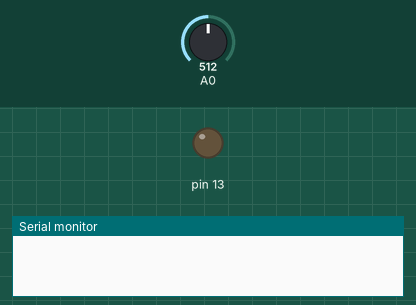
This sketch was run on a simulated Arduino Uno, built with avr-gcc and run on an emulated ATmega328P. On the bench: output pins drawn as LEDs (lit = HIGH), the last lines printed to the serial monitor. The test bench sets the inputs (shaded band); at power-on: A0 = 512.

Above: at 0.1 s.
At 2.1 s:
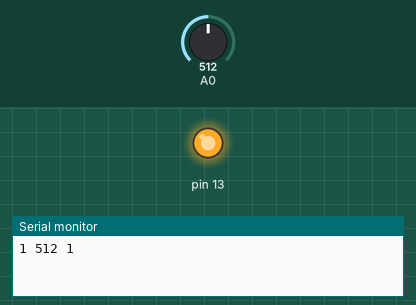
Timing chart, 0 to 3.6 s (numbered marks = the images above):
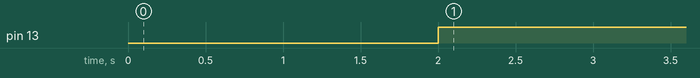

The sketch:

misurazioni_igrometro.ino
```cpp
// valori sul 500 indicano terreno  bagnato (acqua = 412), sul 700 indicano terreno secco (aria = 800) e per valori più alti indicano terreno via via più secco

int iCurrentState = 0;
// 0: S1 = spento, 1: S2 = acceso
int count = 0;
const unsigned int id = 1;
unsigned long previousMillis = 0;  // Utilizzata per memorizzare il tempo del ciclo precedente
const long interval = 2000;        // Intervallo di tempo tra un ciclo e l'altro, cambiando questo valore regolo il delay


void setup() {
  Serial.begin(9600);
  pinMode(13, OUTPUT);
}

void loop() {
  unsigned long currentMillis = millis();  // Memorizza il tempo corrente
  if (currentMillis - previousMillis >= interval) {
    previousMillis = currentMillis;  // Memorizza il tempo corrente
    // 1: read the input
    int umidita;
    umidita = analogRead(A0);

    // 2: find the future state
    int iFutureState;
    iFutureState = iCurrentState;

    if (iCurrentState == 0 && umidita <= 600)
      iFutureState = 1;  // terreno bagnato
    if (iCurrentState == 0 && umidita >= 600)
      iFutureState = 0;  // terreno asciutto
    if (iCurrentState == 1 && umidita <= 600)
      iFutureState = 1;  // terreno bagnato
    if (iCurrentState == 1 && umidita >= 600)
      iFutureState = 0;  // terreno asciutto

    // 3: do the transition (i.e., change the state)
    iCurrentState = iFutureState;

    // 4: update the output
    if (iCurrentState == 0)
      digitalWrite(13, LOW);
    else
      digitalWrite(13, HIGH);
    count++;

    // 5: stampe varie
    String messaggio = String(id) + " " + String(umidita) + " " + String(count);
    Serial.println(messaggio);
  }
}
```

Measured:
- by itself, pin 13: LOW → HIGH at 2.0 s
